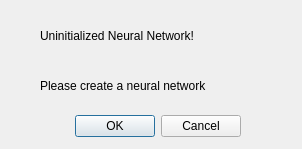
<?xml version="1.0" encoding="UTF-8"?>
<ui version="4.0">
 <class>uninitializedForm</class>
 <widget class="QDialog" name="uninitializedForm">
  <property name="geometry">
   <rect>
    <x>0</x>
    <y>0</y>
    <width>302</width>
    <height>149</height>
   </rect>
  </property>
  <property name="windowTitle">
   <string>Dialog</string>
  </property>
  <widget class="QDialogButtonBox" name="buttonBox">
   <property name="geometry">
    <rect>
     <x>60</x>
     <y>110</y>
     <width>181</width>
     <height>32</height>
    </rect>
   </property>
   <property name="orientation">
    <enum>Qt::Horizontal</enum>
   </property>
   <property name="standardButtons">
    <set>QDialogButtonBox::Cancel|QDialogButtonBox::Ok</set>
   </property>
  </widget>
  <widget class="QLabel" name="label">
   <property name="geometry">
    <rect>
     <x>40</x>
     <y>10</y>
     <width>251</width>
     <height>51</height>
    </rect>
   </property>
   <property name="text">
    <string>Uninitialized Neural Network!</string>
   </property>
  </widget>
  <widget class="QLabel" name="label_2">
   <property name="geometry">
    <rect>
     <x>40</x>
     <y>70</y>
     <width>281</width>
     <height>31</height>
    </rect>
   </property>
   <property name="text">
    <string>Please create a neural network</string>
   </property>
  </widget>
 </widget>
 <resources/>
 <connections>
  <connection>
   <sender>buttonBox</sender>
   <signal>accepted()</signal>
   <receiver>uninitializedForm</receiver>
   <slot>accept()</slot>
   <hints>
    <hint type="sourcelabel">
     <x>258</x>
     <y>174</y>
    </hint>
    <hint type="destinationlabel">
     <x>157</x>
     <y>274</y>
    </hint>
   </hints>
  </connection>
  <connection>
   <sender>buttonBox</sender>
   <signal>rejected()</signal>
   <receiver>uninitializedForm</receiver>
   <slot>reject()</slot>
   <hints>
    <hint type="sourcelabel">
     <x>326</x>
     <y>180</y>
    </hint>
    <hint type="destinationlabel">
     <x>286</x>
     <y>274</y>
    </hint>
   </hints>
  </connection>
 </connections>
</ui>
